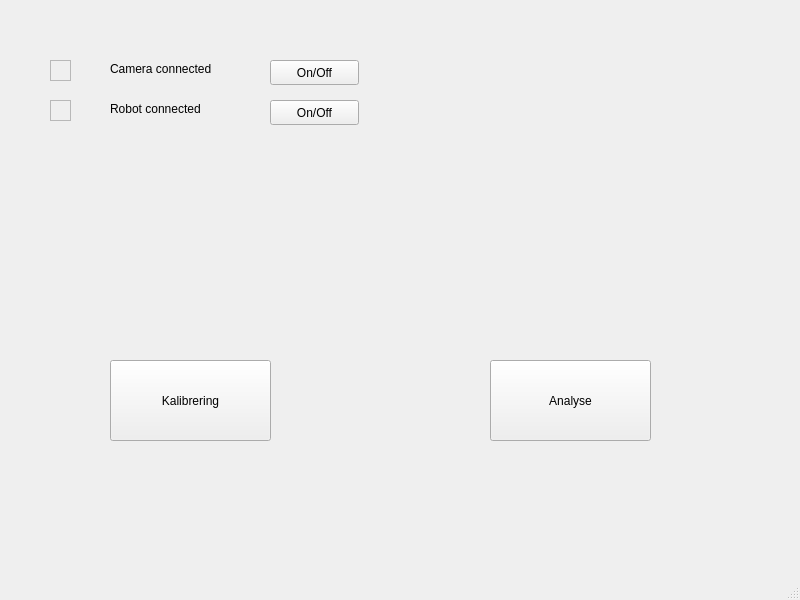
<?xml version="1.0" encoding="UTF-8"?>
<ui version="4.0">
 <class>MainWindow</class>
 <widget class="QMainWindow" name="MainWindow">
  <property name="windowModality">
   <enum>Qt::ApplicationModal</enum>
  </property>
  <property name="geometry">
   <rect>
    <x>0</x>
    <y>0</y>
    <width>800</width>
    <height>600</height>
   </rect>
  </property>
  <property name="windowTitle">
   <string>MainWindow</string>
  </property>
  <widget class="QWidget" name="centralwidget">
   <widget class="QFrame" name="robot_frame">
    <property name="geometry">
     <rect>
      <x>50</x>
      <y>100</y>
      <width>21</width>
      <height>21</height>
     </rect>
    </property>
    <property name="frameShape">
     <enum>QFrame::StyledPanel</enum>
    </property>
    <property name="frameShadow">
     <enum>QFrame::Raised</enum>
    </property>
   </widget>
   <widget class="QFrame" name="camera_frame">
    <property name="geometry">
     <rect>
      <x>50</x>
      <y>60</y>
      <width>21</width>
      <height>21</height>
     </rect>
    </property>
    <property name="frameShape">
     <enum>QFrame::StyledPanel</enum>
    </property>
    <property name="frameShadow">
     <enum>QFrame::Raised</enum>
    </property>
   </widget>
   <widget class="QLabel" name="camera_connected">
    <property name="geometry">
     <rect>
      <x>110</x>
      <y>60</y>
      <width>131</width>
      <height>17</height>
     </rect>
    </property>
    <property name="text">
     <string>Camera connected</string>
    </property>
   </widget>
   <widget class="QLabel" name="robot_connected">
    <property name="geometry">
     <rect>
      <x>110</x>
      <y>100</y>
      <width>131</width>
      <height>17</height>
     </rect>
    </property>
    <property name="text">
     <string>Robot connected</string>
    </property>
   </widget>
   <widget class="QPushButton" name="cameraButton">
    <property name="geometry">
     <rect>
      <x>270</x>
      <y>60</y>
      <width>89</width>
      <height>25</height>
     </rect>
    </property>
    <property name="text">
     <string>On/Off</string>
    </property>
   </widget>
   <widget class="QPushButton" name="robotButton">
    <property name="geometry">
     <rect>
      <x>270</x>
      <y>100</y>
      <width>89</width>
      <height>25</height>
     </rect>
    </property>
    <property name="text">
     <string>On/Off</string>
    </property>
   </widget>
   <widget class="QPushButton" name="Analyse">
    <property name="geometry">
     <rect>
      <x>490</x>
      <y>360</y>
      <width>161</width>
      <height>81</height>
     </rect>
    </property>
    <property name="text">
     <string>Analyse</string>
    </property>
   </widget>
   <widget class="QPushButton" name="Kalibrering">
    <property name="geometry">
     <rect>
      <x>110</x>
      <y>360</y>
      <width>161</width>
      <height>81</height>
     </rect>
    </property>
    <property name="text">
     <string>Kalibrering</string>
    </property>
   </widget>
  </widget>
  <widget class="QMenuBar" name="menubar">
   <property name="geometry">
    <rect>
     <x>0</x>
     <y>0</y>
     <width>800</width>
     <height>22</height>
    </rect>
   </property>
  </widget>
  <widget class="QStatusBar" name="statusbar"/>
 </widget>
 <resources/>
 <connections/>
</ui>
